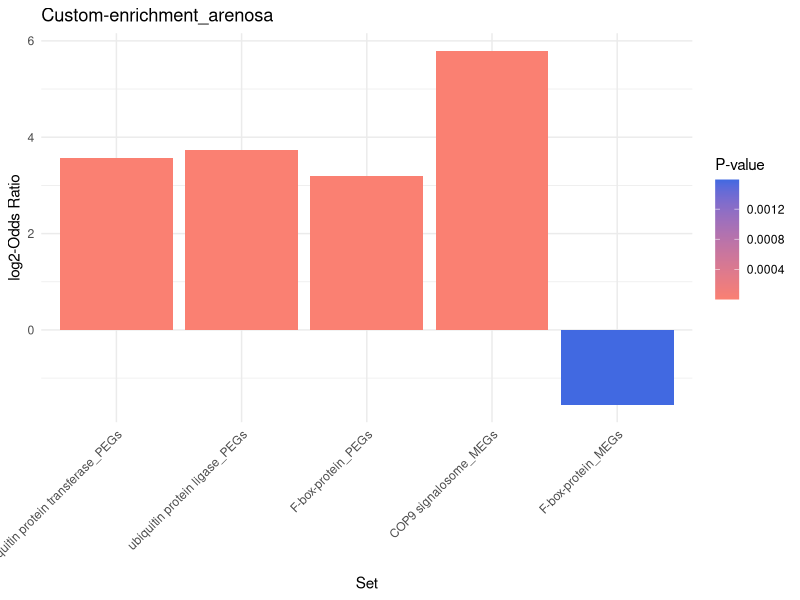

Generate this figure with R:
  # Define a function to perform Fisher's Exact Test and return results
  perform_fisher_test <- function(a, b, c, d) {
    # Create the contingency table
    contingency_table <- matrix(c(a, b, c, d), nrow = 2, byrow = TRUE, 
                                dimnames = list(c("PEGs", "non-PEGs"), 
                                                c("Pathway", "Non-Pathway")))
    
    # Perform Fisher's Exact Test
    fisher_test_result <- fisher.test(contingency_table)
   
    
    # Return odds ratio and p-value
    return(c(odds_ratio = fisher_test_result$estimate, p_value = fisher_test_result$p.value))
  }
  
  # Sample data for five sets (eg. number of PEGs, non-PEGs, not in list, and not pathway)
  data_sets <- list(
    "F-box-protein_PEGs" = c(19, 52, 1302, 32420),
    "ubiquitin protein transferase_PEGs" = c(15, 56, 742, 32980),
    "ubiquitin protein ligase_PEGs" = c(11, 60, 461, 33261),
    "F-box-protein_MEGs" = c(7, 498, 1314, 31974),
    "COP9 signalosome_MEGs" = c(5, 500, 6, 33282)
  )
  
  # Initialize a dataframe to store results
  results <- data.frame(Set = character(), Odds_Ratio = numeric(), P_Value = numeric(), stringsAsFactors = FALSE)
  
  # Loop through each dataset and perform Fisher's exact test
  for (set_name in names(data_sets)) {
    values <- data_sets[[set_name]]
    odds_p_values <- perform_fisher_test(values[1], values[2], values[3], values[4])
    
    # Append results to the dataframe
    results <- rbind(results, data.frame(Set = set_name, Odds_Ratio = odds_p_values[1], P_Value = odds_p_values[2]))
  }
  
  # Print results
  print(results)
  
  # Load the required library
  library(ggplot2)
  
  # Define custom order for the sets if desireable
  custom_order <- c("ubiquitin protein transferase_PEGs", "ubiquitin protein ligase_PEGs", "F-box-protein_PEGs", "COP9 signalosome_MEGs", "F-box-protein_MEGs")
  
  # Convert the "Set" column to a factor with the specified order
  
results$Set <- factor(results$Set, levels = custom_order)
  
  # Create the bar plot for Odds Ratios _ with Odds ratios on y-axis- Log2- 
  
  ggplot(results, aes(x = log2(Odds_Ratio), y = Set, fill = P_Value)) +
    geom_bar(stat = "identity") +
    coord_flip() +  # Flip the coordinates for better readability
    scale_fill_gradient(low = "salmon", high = "royalblue", name = "P-value") +  # Gradient color scale
    labs(title = "Custom-enrichment_arenosa",
         x = "log2-Odds Ratio",
         y = "Set") +
    theme_minimal() +
    theme(axis.text.x = element_text(angle = 45, hjust = 1))  # Tilt y-axis labels

  
